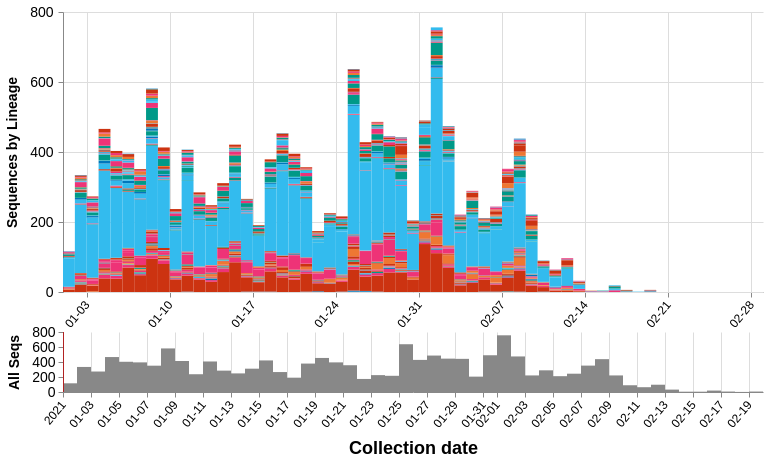

Source (Vega-Lite JSON):
### Vega specification from a JSON file in a GitHub repository (floating-point values rounded to 4 significant figures; data arrays with more than 128 entries replaced by an {"elided": "..."} marker saying what was removed)
{"$schema": "https://vega.github.io/schema/vega/v5.json", "description": "A basic stacked bar chart example.", "comment": "These will be overridden by the container of this vega plot", "width": 700, "height": 380, "padding": 5, "signals": [{"name": "disableSelectionColoring", "value": true}, {"name": "detailHeight", "value": 280}, {"name": "detailClip", "update": "detailHeight == 0"}, {"name": "overviewY", "update": "detailHeight == 0 ? 0 : detailHeight + 40"}, {"name": "overviewHeight", "value": 60}, {"name": "dateRangeStart", "value": 1575158400000, "comment": "Along with dateRangeEnd, these are hard limits on the dates shown. May need to update when we hit 2021. Dates are in milliseconds, unix epoch"}, {"name": "dateRangeEnd", "value": 4070908800000}, {"name": "dateBin", "value": 86400000, "comment": "Binning of observations by date, where date is in milliseconds. Default is 1 day (1000 * 60 * 60 * 24). This should never be less than a day. This is passed to the bin transform of cases_by_date_and_group"}, {"name": "overviewYLabel", "value": "All Seqs", "comment": "Y-axis label of the overview (bottom) panel"}, {"name": "detailYLabel", "value": "Sequences by Lineage", "comment": "Y-axis label of the detail (upper) panel"}, {"name": "yFormat", "value": "s"}, {"name": "stackOffset", "value": "zero", "comment": "Whether to show the counts as percentages ('normalize') or as absolute counts ('zero'). This is passed to the stack transform of cases_by_date_and_group"}, {"name": "cumulativeWindow", "value": [0, 0], "comment": "Window to calculate cumulative counts over. [0, 0] disables this behavior, while [null, 0] does the cumulative counting"}, {"name": "detailDomain", "value": null, "comment": "The date range selected on the overview (bottom) panel. The units are in JS date objects. If there is no date selected, this should be null."}, {"name": "brush", "value": 0, "comment": "The date range selected on the overview (bottom) panel, in screen-space coordinate units (pixels). This will be converted to dates for the detailDomain signal by referencing the xOverview scale"}, {"name": "delta", "value": 0, "comment": "The difference between windows when dragging a date selection window in the overview (bottom) panel. It is tracked onmousemove and used to update the 'brush' signal after mouseup. Units are in screen-space coordinates (pixels)"}, {"name": "xdown", "value": 0, "comment": "The initial screen-space click location, in screen-space coordinates (pixels), when first clicking on the date range window before dragging it. This is used to calculate the 'delta' signal"}, {"name": "anchor", "value": null, "comment": "The initial 'brush' signal state, when clicking on the date range window to drag it. Units are in screen-space coordinates (pixels). Used to update the 'brush' signal after dragging it."}, {"name": "hoverBar", "value": null, "comment": "Used to store which group is hovered over. Is an object with field 'group'"}, {"name": "clear", "value": true, "comment": "If clicking on anything but a grouped bar, then clear the selection (by clearing the 'selection' data object)", "on": [{"events": "mouseup[!event.item]", "update": "true", "force": true}]}, {"name": "shift", "value": false, "comment": "Track whether or not the shift key is pressed. Used to select multiple groups by holding down shift before clicking", "on": [{"events": "@detailbars:click", "update": "event.shiftKey", "force": true}]}, {"name": "clicked", "value": null, "comment": "Track clicks on the group bars, for selection purposes", "on": [{"events": "@detailbars:click", "update": "{group: datum.group}", "force": true}]}], "data": [{"name": "selected", "comment": "A list of groups that are selected", "values": [{"group": "B.1.1"}], "on": [{"trigger": "clear", "remove": true}, {"trigger": "!shift", "remove": true}, {"trigger": "!shift && clicked", "insert": "clicked"}, {"trigger": "shift && clicked", "toggle": "clicked"}]}, {"name": "cases_by_date_and_group", "comment": "Main data object, same as caseData in store", "format": {"parse": {"collection_date": "date:'%Q'"}}, "values": {"elided": "1797 records"}, "transform": [{"comment": "this creates the group_sum field on each item, which is a total sum of all cases for that group across all dates", "type": "joinaggregate", "ops": ["sum"], "fields": ["counts"], "as": ["group_counts"], "groupby": ["group", "group_name"]}, {"comment": "Bin observations by date. The width of each bin is determined by the signal dateBin. Since the most detail in the date from GISAID is by day, the bin shouldn't ever be smaller than a day.", "type": "bin", "field": "collection_date", "extent": [{"signal": "dateRangeStart"}, {"signal": "dateRangeEnd"}], "step": {"signal": "dateBin"}, "as": ["day_start", "day_end"]}, {"comment": "After binning, combine observations in the same group and day, by taking the sum of the sequence counts. The max aggs on group_counts and color are just to carry the fields over.", "type": "aggregate", "groupby": ["group", "group_name", "day_start", "day_end"], "fields": ["counts", "group_counts", "color"], "ops": ["sum", "max", "max"], "as": ["counts", "group_counts", "color"]}, {"comment": "If a group isn't present in a dateBin that others are, then impute an empty value. This is only important for the cumulative view, so as to keep things consistent. Unfortunately I don't know how to impute for days with no data at all yet. This leads to some gaps in the cumulative view.", "type": "impute", "field": "counts", "key": "day_start", "groupby": ["group", "group_name", "color", "group_counts"], "value": 0}, {"comment": "Recalculate the day_end from the day_start and dateBin, since the imputation can't work on more than one field at once.", "type": "formula", "expr": "datum.day_start + dateBin", "as": "day_end"}, {"comment": "Calculate the cumulative counts. If we're not running in cumulative mode, then output the cumulative count in a dummy field (determined by the signal windowField). If we are in cumulative mode, then overwrite the counts field.", "type": "window", "sort": {"field": "day_start"}, "groupby": ["group", "group_name"], "ops": ["sum"], "fields": ["counts"], "as": ["counts_new"], "frame": {"signal": "cumulativeWindow"}}, {"comment": "Stack bars on the same date in preparation for the visualization. Offset (zero vs. normalize) controls counts vs. percentages.", "type": "stack", "groupby": ["day_start"], "sort": {"field": "group"}, "field": "counts_new", "offset": {"signal": "stackOffset"}}]}, {"name": "cases_by_date", "source": "cases_by_date_and_group", "comment": "Collapse cases by date (ignore group), for the data in the overview (bottom) plot", "transform": [{"type": "aggregate", "groupby": ["day_start", "day_end"], "fields": ["counts"], "ops": ["sum"], "as": ["counts_by_date"]}]}], "marks": [{"type": "group", "name": "detail", "comment": "The mark group for the detail (upper) panel", "encode": {"comment": "The width and height should be overridden by the plot's container", "update": {"clip": {"signal": "detailClip"}, "height": {"signal": "detailHeight"}, "width": {"signal": "width"}}}, "signals": [{"name": "hoverBar", "comment": "Set the hoverBar signal when a bar is hovered over, and clear it when the mouse is hovered over anything else", "push": "outer", "on": [{"events": "@detailbars:mouseover!", "update": "{group: datum.group, collection_date: datum.day_start}"}, {"events": "@detailbars:mouseout!", "update": "null"}]}], "scales": [{"name": "x", "comment": "Provide two fields for the domain, since if we only provide the day_start, the last day will get cut off, and if we only provide day_end, the first day will get cut off", "type": "time", "range": "width", "domain": {"fields": [{"data": "cases_by_date", "field": "day_start"}, {"data": "cases_by_date", "field": "day_end"}]}, "domainRaw": {"signal": "detailDomain"}, "nice": {"interval": "day", "step": 14}}, {"name": "y", "comment": "Scale the y axis from 0 to the highest bar height", "type": "linear", "range": [{"signal": "detailHeight"}, 0], "nice": true, "zero": true, "domain": {"data": "cases_by_date_and_group", "field": "y1"}}], "marks": [{"type": "group", "comment": "Not sure why we need a group mark here, but this is how it is in the example plot, so I didn't change it", "encode": {"update": {"height": {"field": {"group": "height"}}, "width": {"field": {"group": "width"}}}}, "axes": [{"orient": "bottom", "scale": "x", "zindex": 0, "format": {"year": "%Y", "quarter": "%m-%d", "month": "%m-%d", "week": "%m-%d", "date": "%m-%d", "hours": " "}, "grid": true, "gridScale": "y", "gridColor": "#DDD", "labelAngle": 310, "labelAlign": "right", "labelBaseline": "middle", "labelPadding": 5, "labelFontSize": 12, "tickCount": 10}, {"orient": "left", "scale": "y", "format": {"signal": "yFormat"}, "zindex": 0, "grid": true, "gridColor": "#DDD", "title": {"signal": "detailYLabel"}, "titleFontSize": 14, "titlePadding": 10, "labelFontSize": 14, "labelPadding": 5, "tickCount": 5}], "marks": [{"type": "rect", "name": "detailbars", "from": {"data": "cases_by_date_and_group"}, "clip": true, "encode": {"enter": {"strokeWidth": {"value": 1}}, "update": {"tooltip": {"signal": "{title: datum.group_name, 'Total sequences': datum.group_counts, 'Sequences': datum.counts_new, 'Collection date': timeFormat(datum.day_start, '%b %d %Y')}"}, "x": {"scale": "x", "field": "day_start"}, "x2": {"scale": "x", "field": "day_end"}, "y": {"scale": "y", "field": "y0"}, "y2": {"scale": "y", "field": "y1"}, "fill": [{"test": "disableSelectionColoring || (!length(data('selected')) || indata('selected', 'group', datum.group)) && (datum.counts_new > 0)", "field": "color", "comment": "If this group is selected, or if nothing is selected, then color it normally."}, {"value": "#CCC", "comment": "If there is a selected group and this group isn't one of them, then color it light grey"}], "stroke": [{"test": "hoverBar && hoverBar.group == datum.group && datum.counts_new > 0", "value": "#000", "comment": "If this group is being hovered over, then set outline it black. Since we're imputing empty groups, only highlight groups with more than zero cases."}, {"value": "transparent"}], "zindex": [{"test": "hoverBar && hoverBar.group == datum.group && datum.counts > 0", "value": 3, "comment": "Same as the 'stroke' test, but we also need to set the z-index here since it's possible the outline stroke will get hidden under other bars"}, {"value": 1}]}}}]}]}, {"type": "group", "name": "overview", "comment": "Mark group for the overview (bottom) panel", "encode": {"comment": "The width should be overridden by the plot container", "update": {"x": {"value": 0}, "y": {"signal": "overviewY"}, "width": {"signal": "width"}, "height": {"signal": "overviewHeight"}, "fill": {"value": "transparent"}}}, "signals": [{"name": "brush", "comment": "Trigger the date selection brush when any area of the overview plot is clicked. The update code was originally [x(), x()], but I changed it to snap to days instead of selecting by screen-space pixel. All the code does is convert from screen-space pixels --> date --> days --> round to nearest day --> date --> screen-space pixels. invert() is used to convert from pixels to date, and round(x / 86400000) rounds to the nearest day. round() * 86400000 converts from days back into the date (in milliseconds), and scale() converts from date back into screen-space coordinates. This fragment of code is used in all the signals below for day-snapping.", "push": "outer", "on": [{"events": {"merge": [{"markname": "overview", "type": "mousedown"}, {"markname": "overviewbars", "type": "mousedown"}]}, "update": "[scale('xOverview', round(invert('xOverview', x()) / 86400000) * 86400000), scale('xOverview', round(invert('xOverview', x()) / 86400000) * 86400000)]"}, {"comment": "Clear the brush selection on any double-click", "events": {"merge": [{"markname": "overview", "type": "dblclick"}, {"markname": "brushrect", "type": "dblclick"}]}, "update": "0"}, {"comment": "Update the brush on mousemove. Hold the first point of the range constant (brush[0]), and modify brush[1] by snapping to day as well (see comment above). clamp() is used to ensure that the range stays within the bounds of the plot. Capture mousemove events on both the plot and the bars to allow dragging anywhere on the overview plot", "events": {"merge": [{"source": "window", "type": "mousemove", "between": [{"markname": "overview", "type": "mousedown"}, {"source": "window", "type": "mouseup"}], "consume": true}, {"source": "window", "type": "mousemove", "between": [{"markname": "overviewbars", "type": "mousedown"}, {"source": "window", "type": "mouseup"}], "consume": true}]}, "update": "[brush[0], clamp(scale('xOverview', round(invert('xOverview', x()) / 86400000) * 86400000), 0, width)]"}, {"comment": "When the mousemove is finished (marked by mouseup event), then reorganize the brush vector so that the lesser value is first", "events": {"merge": [{"markname": "overview", "type": "mouseup"}, {"markname": "brushrect", "type": "mouseup"}]}, "update": "abs(span(brush)) <= 2 ? 0 : [brush[0], brush[1]]"}, {"comment": "Capture when the date range window is dragged, and update the ranges. Since the dragging logic implements day-snapping on its own, we don't have to round anything here.", "events": {"signal": "delta"}, "update": "clampRange([anchor[0] + delta, anchor[1] + delta], 0, width)"}]}, {"name": "anchor", "comment": "Make a copy of the brush vector when the date range is clicked. Used by the 'brush' signal to update itself after a date range drag", "push": "outer", "on": [{"events": "@brushrect:mousedown", "update": "slice(brush)"}]}, {"name": "xdown", "comment": "Track the initial drag x-coordinate, and snap to the nearest day. Used to set the 'delta' signal", "push": "outer", "on": [{"events": "@brushrect:mousedown", "update": "scale('xOverview', round(invert('xOverview', x()) / 86400000) * 86400000)"}]}, {"name": "delta", "comment": "Track how far and in what direction the date range was dragged. Snap to the nearest day. Used to set the 'brush' signal after a date range drag", "push": "outer", "on": [{"events": "[@brushrect:mousedown, window:mouseup] > window:mousemove!", "update": "scale('xOverview', round(invert('xOverview', x()) / 86400000) * 86400000) - xdown"}]}, {"name": "detailDomain", "comment": "The same as the 'brush' signal, but in date coordinates instead of screen-space (pixel) coordinates", "push": "outer", "on": [{"events": {"signal": "brush"}, "update": "span(brush) ? invert('xOverview', brush) : null"}]}], "scales": [{"name": "xOverview", "comment": "Provide two fields for the domain, since if we only provide the day_start, the last day will get cut off, and if we only provide day_end, the first day will get cut off", "type": "time", "range": "width", "domain": {"fields": [{"data": "cases_by_date", "field": "day_start"}, {"data": "cases_by_date", "field": "day_end"}]}}, {"name": "yOverview", "type": "linear", "range": [{"signal": "overviewHeight"}, 0], "domain": {"data": "cases_by_date", "field": "counts_by_date"}, "nice": true, "zero": true}], "axes": [{"orient": "bottom", "scale": "xOverview", "title": "Collection date", "titleFontSize": 18, "titlePadding": 10, "format": {"year": "%Y", "quarter": "%m-%d", "month": "%m-%d", "week": "%m-%d", "date": "%m-%d", "hours": " "}, "grid": true, "gridColor": "#DDD", "gridScale": "yOverview", "labelAngle": 310, "labelAlign": "right", "labelBaseline": "middle", "labelPadding": 5, "labelFontSize": 12, "tickCount": 15}, {"orient": "left", "scale": "yOverview", "title": {"signal": "overviewYLabel"}, "titleFontSize": 14, "titlePadding": 10, "labelFontSize": 14, "labelPadding": 3, "tickCount": 3}], "marks": [{"type": "rect", "name": "overviewbars", "from": {"data": "cases_by_date"}, "encode": {"update": {"x": {"scale": "xOverview", "field": "day_start"}, "x2": {"scale": "xOverview", "field": "day_end"}, "y": {"scale": "yOverview", "value": 0}, "y2": {"scale": "yOverview", "field": "counts_by_date"}, "fill": [{"test": "detailDomain && inrange(datum.day_start, [detailDomain[0], detailDomain[1] - 1])", "value": "#f00", "comment": "Color this bar red if it's within the date selection range"}, {"value": "#888"}]}}}, {"type": "rect", "name": "brushrect", "comment": "Draw the date selection range", "interactive": false, "encode": {"enter": {"y": {"value": 0}, "height": {"signal": "overviewHeight"}, "fill": {"value": "#333"}, "fillOpacity": {"value": 0.2}}, "update": {"x": {"signal": "if(detailDomain == null, null, scale('xOverview', detailDomain[0]))"}, "x2": {"signal": "if(detailDomain == null, null, scale('xOverview', detailDomain[1]))"}}}}, {"type": "rect", "comment": "Draw the beginning bar of the date selection range", "interactive": false, "encode": {"enter": {"y": {"value": 0}, "height": {"signal": "overviewHeight"}, "width": {"value": 1}, "fill": {"value": "firebrick"}}, "update": {"x": {"signal": "if(detailDomain == null, brush[0], scale('xOverview', detailDomain[0]))"}}}}, {"type": "rect", "comment": "Draw the ending bar of the date selection range", "interactive": false, "encode": {"enter": {"y": {"value": 0}, "height": {"signal": "overviewHeight"}, "width": {"value": 1}, "fill": {"value": "firebrick"}}, "update": {"x": {"signal": "if(detailDomain == null, brush[0], scale('xOverview', detailDomain[1]))"}}}}]}]}
